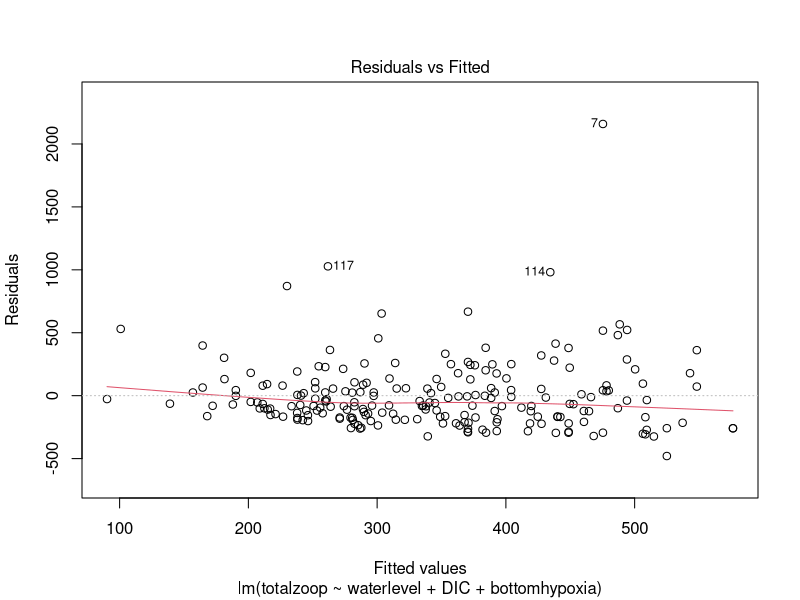
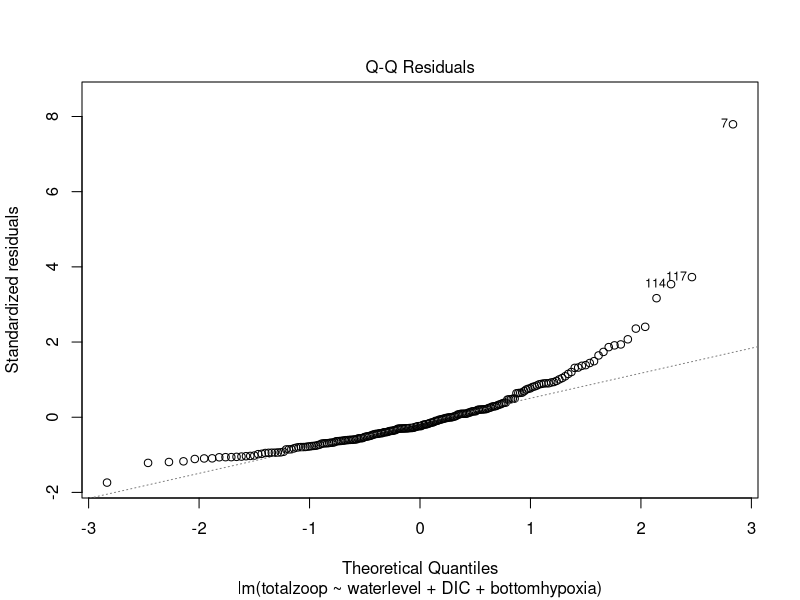
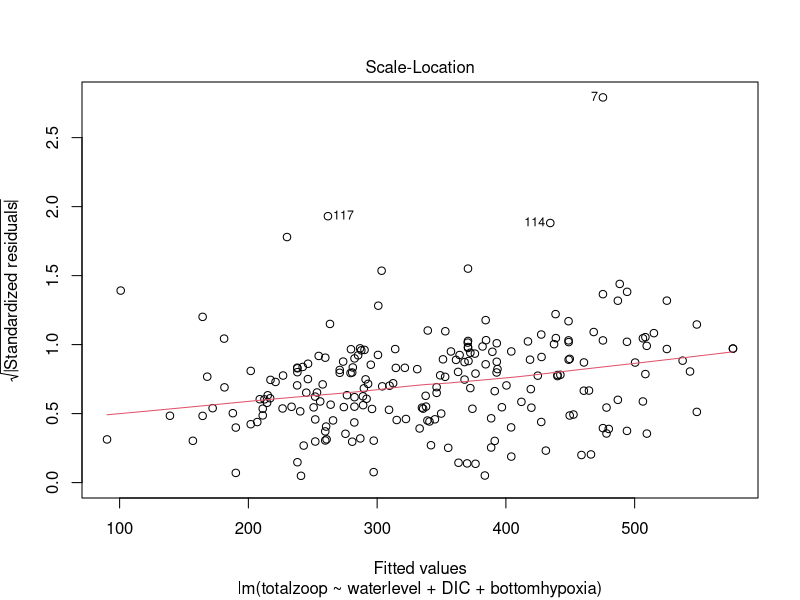
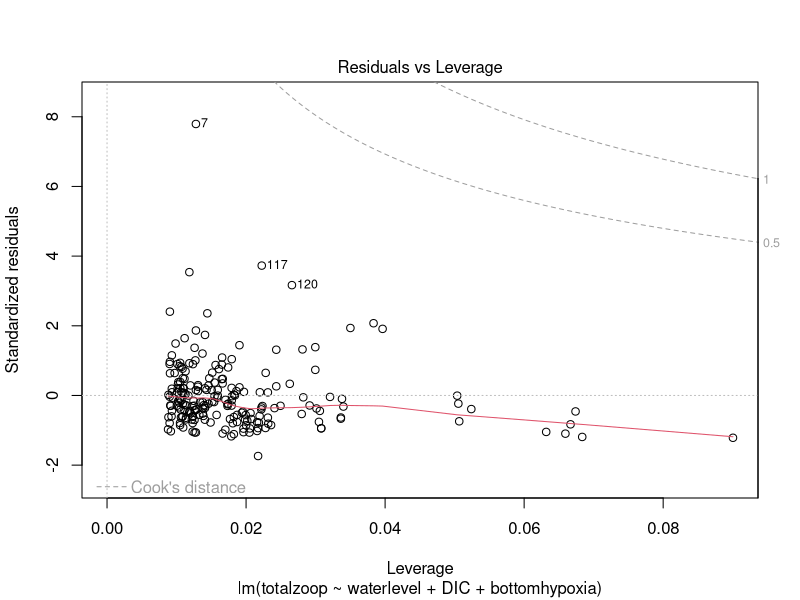

Reproduce these figures in R, in order.
## ---- chunk 1
soln=FALSE
knitr::opts_chunk$set(echo = TRUE)
## ---- chunk 2
#Loading Packages
library("readxl")
library("car")
## ---- chunk 3
ham <- read_excel("ind dates flat all parameters Hamilton only FOR Kim.xlsx")

## ---- chunk 4
#Select and combine variables of interests 
multi_data<-ham[,c(14,16,108,93)]
#Label each column of our new dataset
colnames(multi_data)<-c("waterlevel","DIC","bottomhypoxia","totalzoop")

#remove NAs
multi_data<-na.omit(multi_data)
## ---- chunk 5
table(multi_data$waterlevel)
## ---- chunk 6
table(multi_data$bottomhypoxia)
## ---- chunk 7
class(multi_data$waterlevel)  
## ---- chunk 8
multi_model<-lm(totalzoop~waterlevel+DIC+bottomhypoxia, data=multi_data)
## ---- chunk 9
plot(multi_model)
## ---- chunk 10
vif(multi_model)
## ---- chunk 11
summary(multi_model)
